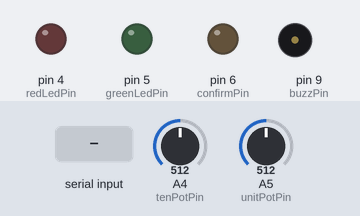
Simulated run of this sketch. Board: Arduino Uno, built with avr-gcc and run on an emulated ATmega328P. Parts: output pins drawn as LEDs (lit = HIGH), buzzer (waves = sounding). The inputs (shaded band) are chosen by the test bench; at power-on: A4 (tenPotPin) = 512, A5 (unitPotPin) = 512. What the sketch prints to the serial monitor is not drawn.

Above: at 0.8 s.
0.9 s: "90,45\n" received over Serial
2.4 s: A4 (tenPotPin) set to 373
3.9 s: A4 (tenPotPin) set to 348
At 4.5 s:
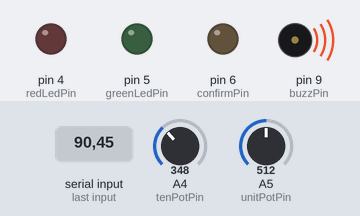
5.4 s: A4 (tenPotPin) set to 511
At 6.6 s:
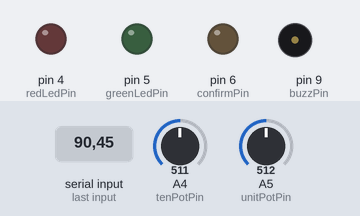
6.9 s: A4 (tenPotPin) set to 306
At 7.9 s:
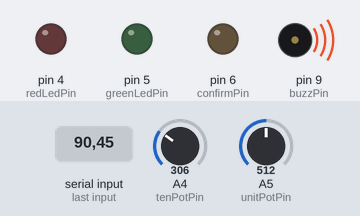
Timing chart, 0 to 9.4 s (numbered marks = the images above; inputs shaded):
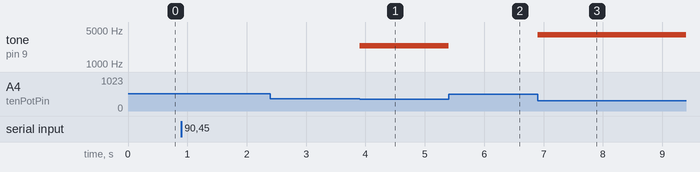

The sketch:

value_detector.ino
```cpp
#define tenPotPin A4
#define unitPotPin A5
#define buzzPin 9
#define confirmPin 6
#define redLedPin 4
#define greenLedPin 5

int precision_Ratio = 25; // Defines the percentage(%) between the right frequency interval
                          // into the overall buzzer operation interval

int buzzer_Operation = 20; // Defines the buzzer operation interval

int TargetValue; // Reference value to seek for
int Delay = 2000;
float uniPot_voltage, tenPot_voltage;
float unitPot_resValue, tenPot_resValue;
float tenPot_maxResistance = 10; // Ten unit potentiometer resistance (in Kilo-ohms)
float unitPot_maxResistance = 10; // Unit potentiometer resistance (in Kilo-ohms)
float diff; // Difference between confirmed and target values
unsigned int frequency = 0; // Sound frequency emitted by the buzzer
float fltFreq; // Variable created for data conversion

void setup(){
    Serial.begin(9600);

    pinMode(buzzPin, OUTPUT);
    pinMode(confirmPin, OUTPUT);
    pinMode(redLedPin, OUTPUT);
    pinMode(greenLedPin, OUTPUT);

    pinMode(unitPotPin, INPUT);
    pinMode(tenPotPin, INPUT);

    Serial.println("Insert a target value (between 0 and 110)");
    while(Serial.available()==0){}
    TargetValue = Serial.parseInt();
}

void loop(){
    uniPot_voltage = analogRead(unitPotPin);
    unitPot_resValue = unitPot_maxResistance - ((10.0/1023.0) * uniPot_voltage); // Varies between 0 and 10

    tenPot_voltage = analogRead(tenPotPin);
    tenPot_resValue = tenPot_maxResistance - ((10.0/1023.0) * tenPot_voltage); // Varies between 0 and 10

    diff = TargetValue - (unitPot_resValue + tenPot_resValue*10);  // Varies between (in module) 0 and 110

    if(abs(diff) < buzzer_Operation){ // Buzzer operation interval
        fltFreq = 10000 - (abs(diff))*(8000/buzzer_Operation);
        frequency = (unsigned int) fltFreq; // Converts float to unsigned int
        tone(buzzPin, frequency);
    }
    else
        noTone(buzzPin);

    if(digitalRead(confirmPin) == HIGH){ // Confirmation proceedment
        noTone(buzzPin);
        if(abs(diff) < (buzzer_Operation * precision_Ratio)/100 )
            digitalWrite(greenLedPin, HIGH);
        else
            digitalWrite(redLedPin, HIGH);

        delay(Delay);
        digitalWrite(greenLedPin, LOW);
        digitalWrite(redLedPin, LOW);
    }
}
```

Measured:
- the behaviour switches between 358 and 357 on A4 (tenPotPin) (found by bisection; images 0 and 1)
- after the input at 2.4 s, every drawn part: stays the same
- after the input at 3.9 s, tone on pin 9 (buzzPin): silent → 2391 Hz at once
- after the input at 5.4 s, tone on pin 9 (buzzPin): 2391 Hz → silent at once
- after the input at 6.9 s, tone on pin 9 (buzzPin): silent → 4033 Hz at once
